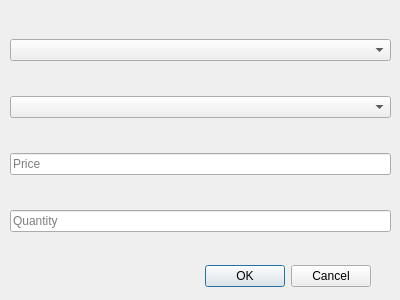
<?xml version="1.0" encoding="UTF-8"?>
<ui version="4.0">
 <class>CreatePurchaseDialog</class>
 <widget class="QDialog" name="CreatePurchaseDialog">
  <property name="geometry">
   <rect>
    <x>0</x>
    <y>0</y>
    <width>400</width>
    <height>300</height>
   </rect>
  </property>
  <property name="windowTitle">
   <string>Dialog</string>
  </property>
  <widget class="QDialogButtonBox" name="buttonBox">
   <property name="geometry">
    <rect>
     <x>30</x>
     <y>260</y>
     <width>341</width>
     <height>32</height>
    </rect>
   </property>
   <property name="orientation">
    <enum>Qt::Horizontal</enum>
   </property>
   <property name="standardButtons">
    <set>QDialogButtonBox::Cancel|QDialogButtonBox::Ok</set>
   </property>
  </widget>
  <widget class="QWidget" name="verticalLayoutWidget">
   <property name="geometry">
    <rect>
     <x>10</x>
     <y>10</y>
     <width>381</width>
     <height>251</height>
    </rect>
   </property>
   <layout class="QVBoxLayout" name="verticalLayout">
    <item>
     <widget class="QComboBox" name="combobox_availableMembers"/>
    </item>
    <item>
     <widget class="QComboBox" name="combobox_availableProducts"/>
    </item>
    <item>
     <widget class="QLineEdit" name="input_purchasePrice">
      <property name="placeholderText">
       <string>Price</string>
      </property>
     </widget>
    </item>
    <item>
     <widget class="QLineEdit" name="input_purchaseQuantity">
      <property name="placeholderText">
       <string>Quantity</string>
      </property>
     </widget>
    </item>
   </layout>
  </widget>
 </widget>
 <resources/>
 <connections>
  <connection>
   <sender>buttonBox</sender>
   <signal>accepted()</signal>
   <receiver>CreatePurchaseDialog</receiver>
   <slot>accept()</slot>
   <hints>
    <hint type="sourcelabel">
     <x>248</x>
     <y>254</y>
    </hint>
    <hint type="destinationlabel">
     <x>157</x>
     <y>274</y>
    </hint>
   </hints>
  </connection>
  <connection>
   <sender>buttonBox</sender>
   <signal>rejected()</signal>
   <receiver>CreatePurchaseDialog</receiver>
   <slot>reject()</slot>
   <hints>
    <hint type="sourcelabel">
     <x>316</x>
     <y>260</y>
    </hint>
    <hint type="destinationlabel">
     <x>286</x>
     <y>274</y>
    </hint>
   </hints>
  </connection>
 </connections>
</ui>
